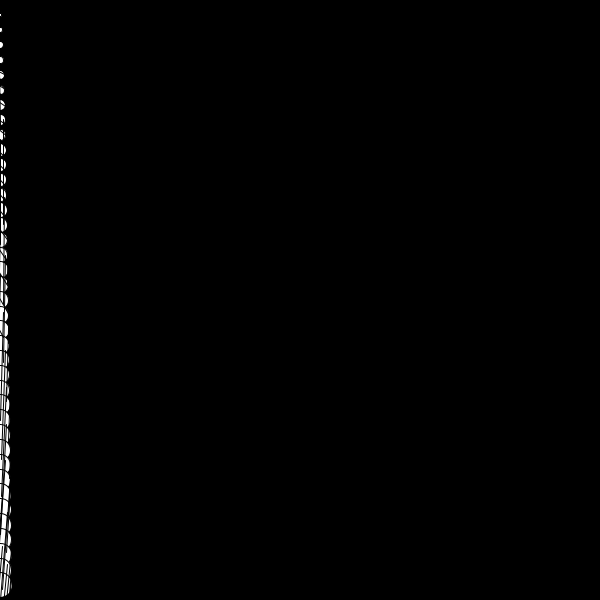
Frame 1 (no input)
Frame 60 (the mouse pressed at the canvas centre just before this capture): identical to frame 1, image omitted
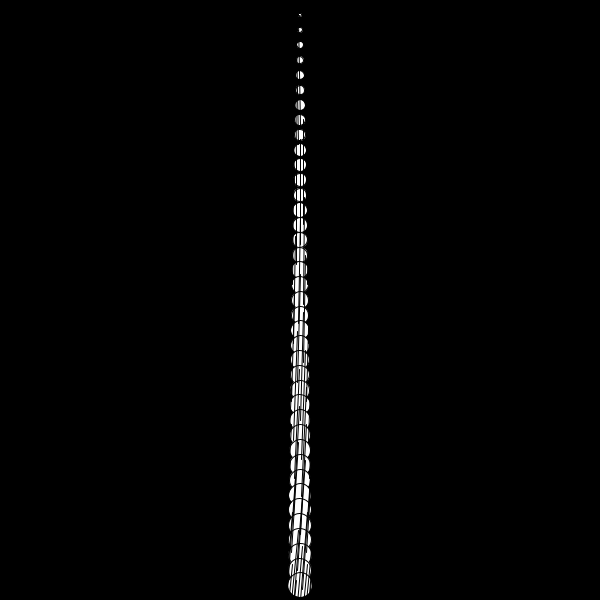
Frame 120 (the mouse held since frame 60 and released just before this capture)

The Processing sketch that drew these frames (run headless with seeded random() and noise(); from frame 60 on, the mouse is pressed at the canvas centre):

// Processing sketch: processing_125479
// ── processing_125479.pde


int x = 200;
float y = 500;

void setup() {
  size (600, 600);
  smooth();
}

void draw() {
  background (0);


  for ( int j = 0; j < 600; j = j +15) {
    ellipse(mouseX, mouseY = j, sqrt(j), sqrt(j) );

       }
       
      pushMatrix();

int k = 0;
while (k < 600) {
  line(30, k, 300, k);
     rotate(radians(2));
  k = k + 5;
} 
 popMatrix();

for (int i=0; i<400; i++) {
 pushMatrix();
  for (int j=0; j<80; j++) {
   float w = (20 - j) / 2 - 9 - 3;
    line(j, 125, w, 20);
   rotate(radians(1));
   translate(0, 20);
  }
 popMatrix();
 translate(15, 0);
}
}
